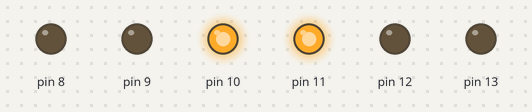
Recording of a sketch running on a simulated Arduino Uno, built with avr-gcc and run on an emulated ATmega328P. On the bench: output pins drawn as LEDs (lit = HIGH). Random numbers use the default seed unless the sketch sets one.

Above: at 0.1 s.
At 4.9 s:
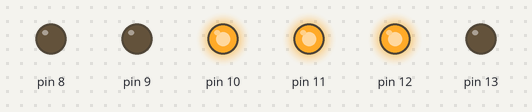
At 7.6 s:
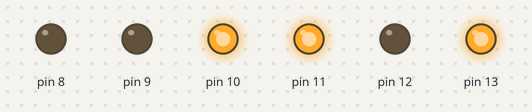
At 17.8 s:
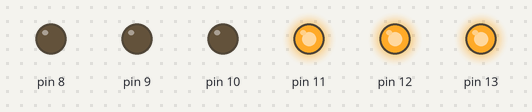
At 25.1 s:
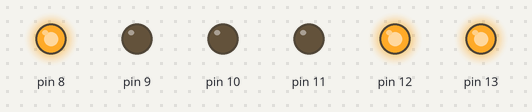
At 35.0 s:
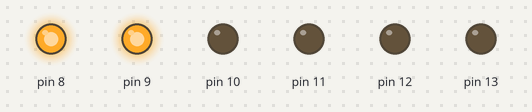
Timing chart, 0 to 36.5 s (numbered marks = the images above):
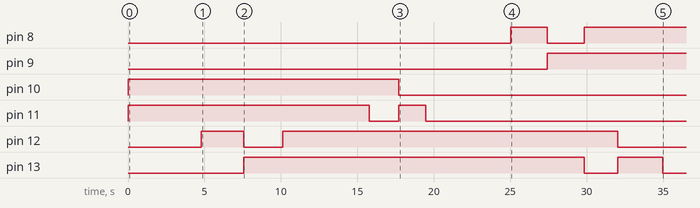

The sketch:

Display2016_PAR_STEM_trees.ino
```cpp
//PB0 - PB5 (D8 - D13) for ProTrinket 5V/16MHz
//PAR LEDs on SSRs connected to PB0 - PB5, 2 PARs per SSR

#define white1  0x01
#define white2  0x02
#define green1  0x04
#define green2  0x08
#define red1    0x10
#define red2    0x20

#define bitMask 0xff

//#define time1   5000
//#define time2   2000

void setup(){
  DDRB |= 0x3f;
  PORTB |= 0x3f;

}

void loop(){
  PORTB = green1 + green2;
  delay(random(4000, 6000));
  PORTB = green1 + green2 + red1;
  delay(random(1500, 3000));
  PORTB = green1 + green2 + red2;
  delay(random(1500, 3000));
  PORTB = green1 + green2 + red1 + red2;
  delay(random(4000, 6000));
  PORTB = green1 + red1 + red2;
  delay(random(1500, 3000));
  PORTB = green2 + red1 + red2;
  delay(random(1500, 3000));
  PORTB = red1 + red2;
  delay(random(4000, 6000));
  PORTB = white1 + red1 + red2;
  delay(random(1500, 3000));
  PORTB = white2 + red1 + red2;
  delay(random(1500, 3000));
  PORTB = white1 + white2 + red1;
  delay(random(1500, 3000));
  PORTB = white1 + white2 + red2;
  delay(random(1500, 3000));
  PORTB = white1 + white2;
  delay(random(6000, 10000));

}
```

Measured:
- by itself, pin 8: LOW → HIGH at 25.0 s, → LOW 2.4 s later, → HIGH 2.4 s later
- by itself, pin 9: LOW → HIGH at 27.4 s
- by itself, pin 10: HIGH → LOW at 17.7 s
- by itself, pin 11: HIGH → LOW at 15.8 s, → HIGH 1.9 s later, → LOW 1.8 s later
- by itself, pin 12: LOW → HIGH at 4.8 s, → LOW 2.7 s later, → HIGH 2.6 s later, → LOW 21.9 s later
- by itself, pin 13: LOW → HIGH at 7.6 s, → LOW 22.3 s later, → HIGH 2.2 s later, → LOW 2.9 s later
